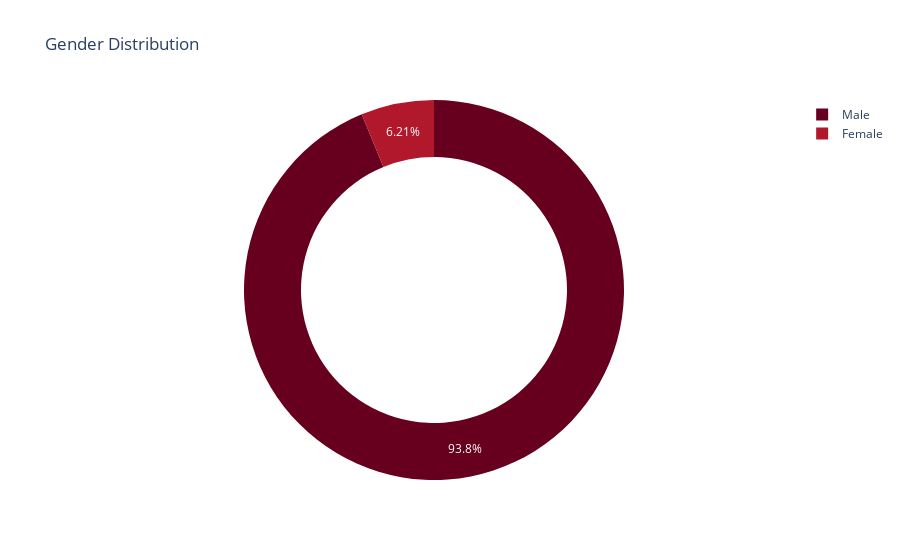

The notebook cell saved with this chart:
### Code cell
fig = px.pie(df_gender, names="sex", title="Gender Distribution", hole=.7, color_discrete_sequence=px.colors.sequential.RdBu)
fig.show()

### Figure 1 — Plotly figure (JSON) as saved in the notebook; plotly's stock layout.template omitted (floating-point values rounded to 4 significant figures; data arrays with more than 128 entries replaced by an {"elided": "..."} marker saying what was removed)
{"data": [{"domain": {"x": [0, 1], "y": [0, 1]}, "hole": 0.7, "hovertemplate": "sex=%{label}<extra></extra>", "labels": {"elided": "934 str values"}, "legendgroup": "", "name": "", "showlegend": true, "type": "pie"}], "layout": {"legend": {"tracegroupgap": 0}, "piecolorway": ["rgb(103,0,31)", "rgb(178,24,43)", "rgb(214,96,77)", "rgb(244,165,130)", "rgb(253,219,199)", "rgb(247,247,247)", "rgb(209,229,240)", "rgb(146,197,222)", "rgb(67,147,195)", "rgb(33,102,172)", "rgb(5,48,97)"], "title": {"text": "Gender Distribution"}}}
